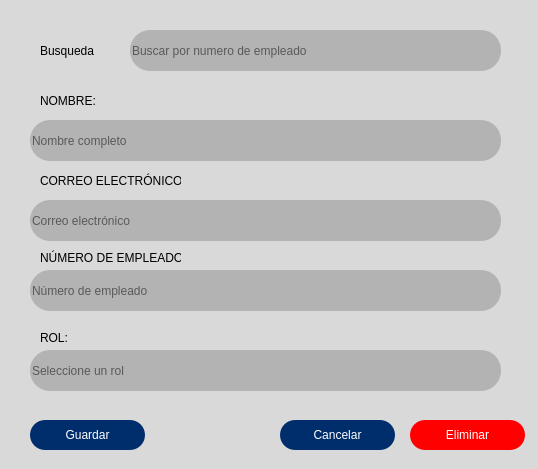
<?xml version="1.0" encoding="UTF-8"?>
<ui version="4.0">
 <class>editarEditor</class>
 <widget class="QDialog" name="editarEditor">
  <property name="geometry">
   <rect>
    <x>0</x>
    <y>0</y>
    <width>538</width>
    <height>469</height>
   </rect>
  </property>
  <property name="windowTitle">
   <string>Dialog</string>
  </property>
  <property name="styleSheet">
   <string notr="true">background-color: rgb(217, 217, 217);</string>
  </property>
  <widget class="QLabel" name="label">
   <property name="geometry">
    <rect>
     <x>40</x>
     <y>90</y>
     <width>141</width>
     <height>21</height>
    </rect>
   </property>
   <property name="text">
    <string>NOMBRE:</string>
   </property>
  </widget>
  <widget class="QLineEdit" name="lineEdit">
   <property name="enabled">
    <bool>true</bool>
   </property>
   <property name="geometry">
    <rect>
     <x>30</x>
     <y>120</y>
     <width>471</width>
     <height>41</height>
    </rect>
   </property>
   <property name="styleSheet">
    <string notr="true">QLineEdit{
	
	
	
	
	background-color: rgb(179, 179, 179);
	padding-top:1px;
	border-radius:20px;
	
	border-color: rgb(0, 46, 109);
}</string>
   </property>
   <property name="placeholderText">
    <string>Nombre completo </string>
   </property>
  </widget>
  <widget class="QLineEdit" name="lineEdit_2">
   <property name="enabled">
    <bool>true</bool>
   </property>
   <property name="geometry">
    <rect>
     <x>30</x>
     <y>200</y>
     <width>471</width>
     <height>41</height>
    </rect>
   </property>
   <property name="styleSheet">
    <string notr="true">QLineEdit{
	
	
	
	
	background-color: rgb(179, 179, 179);
	padding-top:1px;
	border-radius:20px;
	
	border-color: rgb(0, 46, 109);
}</string>
   </property>
   <property name="placeholderText">
    <string>Correo electrónico </string>
   </property>
  </widget>
  <widget class="QLineEdit" name="lineEdit_3">
   <property name="enabled">
    <bool>true</bool>
   </property>
   <property name="geometry">
    <rect>
     <x>30</x>
     <y>270</y>
     <width>471</width>
     <height>41</height>
    </rect>
   </property>
   <property name="styleSheet">
    <string notr="true">QLineEdit{
	
	
	
	
	background-color: rgb(179, 179, 179);
	padding-top:1px;
	border-radius:20px;
	
	border-color: rgb(0, 46, 109);
}</string>
   </property>
   <property name="text">
    <string/>
   </property>
   <property name="alignment">
    <set>Qt::AlignLeading|Qt::AlignLeft|Qt::AlignVCenter</set>
   </property>
   <property name="placeholderText">
    <string>Número de empleado </string>
   </property>
  </widget>
  <widget class="QLineEdit" name="lineEdit_4">
   <property name="enabled">
    <bool>true</bool>
   </property>
   <property name="geometry">
    <rect>
     <x>30</x>
     <y>350</y>
     <width>471</width>
     <height>41</height>
    </rect>
   </property>
   <property name="styleSheet">
    <string notr="true">QLineEdit{
	
	
	
	
	background-color: rgb(179, 179, 179);
	padding-top:1px;
	border-radius:20px;
	
	border-color: rgb(0, 46, 109);
}</string>
   </property>
   <property name="placeholderText">
    <string>Seleccione un rol </string>
   </property>
  </widget>
  <widget class="QLabel" name="label_2">
   <property name="geometry">
    <rect>
     <x>40</x>
     <y>170</y>
     <width>141</width>
     <height>21</height>
    </rect>
   </property>
   <property name="text">
    <string>CORREO ELECTRÓNICO:</string>
   </property>
  </widget>
  <widget class="QLabel" name="label_3">
   <property name="geometry">
    <rect>
     <x>40</x>
     <y>250</y>
     <width>141</width>
     <height>16</height>
    </rect>
   </property>
   <property name="text">
    <string>NÚMERO DE EMPLEADO:</string>
   </property>
  </widget>
  <widget class="QLabel" name="label_4">
   <property name="geometry">
    <rect>
     <x>40</x>
     <y>330</y>
     <width>141</width>
     <height>16</height>
    </rect>
   </property>
   <property name="text">
    <string>ROL:</string>
   </property>
  </widget>
  <widget class="QPushButton" name="btn_Nuevo">
   <property name="geometry">
    <rect>
     <x>30</x>
     <y>420</y>
     <width>115</width>
     <height>30</height>
    </rect>
   </property>
   <property name="minimumSize">
    <size>
     <width>0</width>
     <height>30</height>
    </size>
   </property>
   <property name="cursor">
    <cursorShape>PointingHandCursor</cursorShape>
   </property>
   <property name="styleSheet">
    <string notr="true">QPushButton {
	
	font: 14pt &quot;Calibri&quot;;
	color: rgb(255, 255, 255);
	background-color: rgb(0, 46, 109);
	border: 0px solid;
	border-radius:15px;
}
QPushButton:hover {
	background-color: rgb(93, 129, 163);
}


	
	
	
	
</string>
   </property>
   <property name="text">
    <string>Guardar</string>
   </property>
   <property name="flat">
    <bool>false</bool>
   </property>
  </widget>
  <widget class="QPushButton" name="btn_Nuevo_2">
   <property name="geometry">
    <rect>
     <x>410</x>
     <y>420</y>
     <width>115</width>
     <height>30</height>
    </rect>
   </property>
   <property name="minimumSize">
    <size>
     <width>0</width>
     <height>30</height>
    </size>
   </property>
   <property name="cursor">
    <cursorShape>PointingHandCursor</cursorShape>
   </property>
   <property name="styleSheet">
    <string notr="true">QPushButton {
	
	font: 14pt &quot;Calibri&quot;;
	
	color: rgb(255, 255, 255);
	
	
	background-color: rgb(255, 0, 0);
	border: 0px solid;
	border-radius:15px;
}
QPushButton:hover {
	background-color: rgb(93, 129, 163);
}


	
	
	
	
</string>
   </property>
   <property name="text">
    <string>Eliminar</string>
   </property>
   <property name="flat">
    <bool>false</bool>
   </property>
  </widget>
  <widget class="QPushButton" name="btn_Nuevo_3">
   <property name="geometry">
    <rect>
     <x>280</x>
     <y>420</y>
     <width>115</width>
     <height>30</height>
    </rect>
   </property>
   <property name="minimumSize">
    <size>
     <width>0</width>
     <height>30</height>
    </size>
   </property>
   <property name="cursor">
    <cursorShape>PointingHandCursor</cursorShape>
   </property>
   <property name="styleSheet">
    <string notr="true">QPushButton {
	
	font: 14pt &quot;Calibri&quot;;
	color: rgb(255, 255, 255);
	background-color: rgb(0, 46, 109);
	border: 0px solid;
	border-radius:15px;
}
QPushButton:hover {
	background-color: rgb(93, 129, 163);
}


	
	
	
	
</string>
   </property>
   <property name="text">
    <string>Cancelar</string>
   </property>
   <property name="flat">
    <bool>false</bool>
   </property>
  </widget>
  <widget class="QLineEdit" name="lineEdit_5">
   <property name="enabled">
    <bool>true</bool>
   </property>
   <property name="geometry">
    <rect>
     <x>130</x>
     <y>30</y>
     <width>371</width>
     <height>41</height>
    </rect>
   </property>
   <property name="styleSheet">
    <string notr="true">QLineEdit{
	
	
	
	
	background-color: rgb(179, 179, 179);
	padding-top:1px;
	border-radius:20px;
	
	border-color: rgb(0, 46, 109);
}</string>
   </property>
   <property name="placeholderText">
    <string>Buscar por numero de empleado</string>
   </property>
  </widget>
  <widget class="QLabel" name="label_5">
   <property name="geometry">
    <rect>
     <x>40</x>
     <y>40</y>
     <width>61</width>
     <height>21</height>
    </rect>
   </property>
   <property name="text">
    <string>Busqueda</string>
   </property>
  </widget>
 </widget>
 <resources/>
 <connections>
  <connection>
   <sender>btn_Nuevo_2</sender>
   <signal>clicked()</signal>
   <receiver>editarEditor</receiver>
   <slot>close()</slot>
   <hints>
    <hint type="sourcelabel">
     <x>456</x>
     <y>441</y>
    </hint>
    <hint type="destinationlabel">
     <x>502</x>
     <y>480</y>
    </hint>
   </hints>
  </connection>
 </connections>
</ui>
